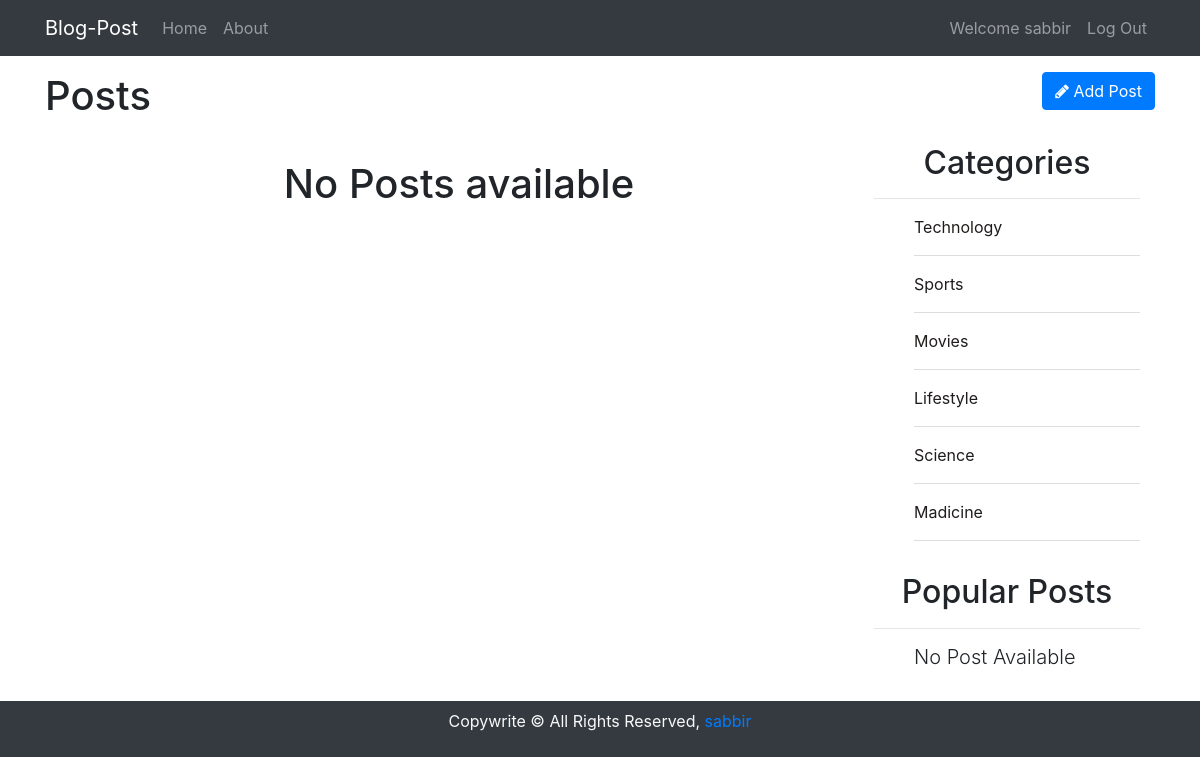
Screenshot of /posts/postByCat/1 (signed in) with the database file from the repository.
### tables this page shows
CREATE TABLE `categories` (
  `id` int(11) NOT NULL,
  `catName` varchar(255) NOT NULL
);

### app/controllers/Posts.php (called while the page is built, shortened)
<?php
class Posts extends Controller{
   public function __construct(){
      $this->postModel = $this->model("Post");
      $this->catModel = $this->model("Category");
   }
   public function postByCat($catId){
      $posts = $this->postModel->getPostsByCatId($catId);
      $categories = $this->catModel->getCategories();
      $postByRandom = $this->postModel->getPostByRandom();
      $postsLimit6 = $this->postModel->getPostsLimit6();
      $data = [
         'posts' => $posts,
         'categories' => $categories,
         'randPost' => $postByRandom,
         'postsLimit6' => $postsLimit6
      ];
      $this->view('posts/showPostByCat', $data);
   }
}

### app/lib/Core.php (called while the page is built, shortened)
<?php
   class Core{
      protected $currentMethod = 'index';
      public function __construct(){
         $url = $this->getUrl();
         if (file_exists('../app/controllers/'. ucwords($url[0]).'.php')) {
            unset($url[0]);
         }
         $this->currentController = new $this->currentController;
         if (isset($url[1])) {
            if (method_exists($this->currentController, $url[1])) {
               $this->currentMethod = $url[1];
               unset($url[1]);
            }
         }
         $this->params = $url? array_values($url) : [];
         call_user_func_array([$this->currentController, $this->currentMethod], $this->params);
      }
      public function getUrl(){
         if (isset($_GET['url'])) {
            $url = rtrim($_GET['url'], '/');
            $url = filter_var($url, FILTER_SANITIZE_URL);
            $url = explode('/', $url);
            return $url;
         }
      }
   }

### public/index.php (called while the page is built, shortened)
<?php
$init = new Core();

### app/lib/Database.php (called while the page is built, shortened)
<?php
class Database{
   private $host = DB_HOST;
   private $user = DB_USER;
   private $pass = DB_PASS;
   private $dbname = DB_NAME;
   private $dbh;
   private $stmt;
   public function __construct(){
      $dsn = 'mysql:host =' .$this->host. ';dbname=' .$this->dbname ;
      $options = array(
         PDO::ATTR_PERSISTENT => true,
         PDO::ATTR_ERRMODE => PDO::ERRMODE_EXCEPTION
      );
      try{
         $this->dbh = new PDO($dsn, $this->user, $this->pass, $options);
      }catch(PDOException $e){
         $this->error = $e->getMessage();
         echo $this->error;
      }
   }
   public function query($sql){
      $this->stmt = $this->dbh->prepare($sql);
   }
   public function bind($param, $value, $type = null){
      if (is_null($type)) {
         switch(true){
            default:
               $type = PDO::PARAM_STR;
         }
      }
      $this->stmt->bindValue($param, $value, $type);
   }
   public function execute(){
      return $this->stmt->execute();
   }
   public function resultSet(){
      $this->execute();
      return $this->stmt->fetchAll(PDO::FETCH_OBJ);
   }
}

### app/models/Category.php (called while the page is built, shortened)
<?php
class Category{
   private $db;
   public function __construct(){
      $this->db = new Database;
   }
   public function getCategories(){
      $this->db->query("SELECT * FROM categories");
      $result = $this->db->resultSet();
      return $result;
   }
}

### app/views/posts/showPostBycat.php (the view, shortened to what this page needs)
<?php require APPROOT.'/views/inc/header.php'; ?>
<div class="row mb-3">
   <div class="col-md-6">
      <h1>Posts</h1>
   </div>
   <div class="col-md-6">
      <a href="<?php echo URLROOT; ?>/posts/add" class="btn btn-primary pull-right">
         <i class="fa fa-pencil"></i> Add Post
      </a>
   </div>
</div>
<div class="container container-posts">
   <div>
      <?php if (empty($data['posts'])) {?>
         <div class="h1 text-center p-3">No Posts available</div>
      <?php }?>
   </div>
   <div>
   <div class="">
      <div class="category-sidebar mb-3">
         <h2 class="text-center">Categories</h2>
         <hr>
         <ul class="category-ul">
            <?php foreach($data['categories'] as $category): ?>
               <li><a href="<?php echo URLROOT; ?>/posts/postByCat/<?php echo $category->id; ?>"><?php echo $category->catName; ?></a></li>
            <?php endforeach; ?>
         </ul>
      </div>
      <div class="latest-post-area ">
         <h2 class="text-center mt-2">Popular Posts</h2>
         <hr>
         <ul class="populer-ul">
         <?php if (!empty($data['randomPost'])) {?>
            <?php foreach($data['randomPost'] as $randPost): ?>
               <li><a href="<?php echo URLROOT; ?>/posts/show/<?php echo $randPost->id; ?>"><?php echo $randPost->title; ?></a></li>
            <?php endforeach; ?>
         <?php } elseif(!empty($data['posts'])){?>
            <?php foreach($data['postsLimit6'] as $randPost): ?>
               <li><a href="<?php echo URLROOT; ?>/posts/show/<?php echo $randPost->id; ?>"><?php echo $randPost->title; ?></a></li>
            <?php endforeach; ?>
         <?php } else{?>
            <h4 class="lead">No Post Available</h4>
         <?php } ?>
         </ul>
      </div>
   </div>
</div>
</div>
<?php require APPROOT.'/views/inc/footer.php'; ?>

### public/css/style.css (style rules this page uses)
.category-ul, .populer-ul { list-style: none; display: block; }
.category-ul li, .populer-ul li { margin-bottom: 1rem; padding-bottom: 1rem; border-bottom: 1px solid #ddd; }
.category-ul li a, .populer-ul li a { color: rgb(32, 28, 28); text-decoration: none; }
.container-posts { display: grid; grid-template-columns: 3fr 1fr; grid-gap: 1rem; }
.latest-post-area { margin-top: 2rem; }

### rows the page displays
categories: catName "Technology"
categories: catName "Sports"
categories: catName "Movies"
categories: catName "Lifestyle"
categories: catName "Science"
categories: catName "Madicine"

### other values shown
SITENAME "Blog-Post"
$_SESSION['user-name'] "sabbir"
